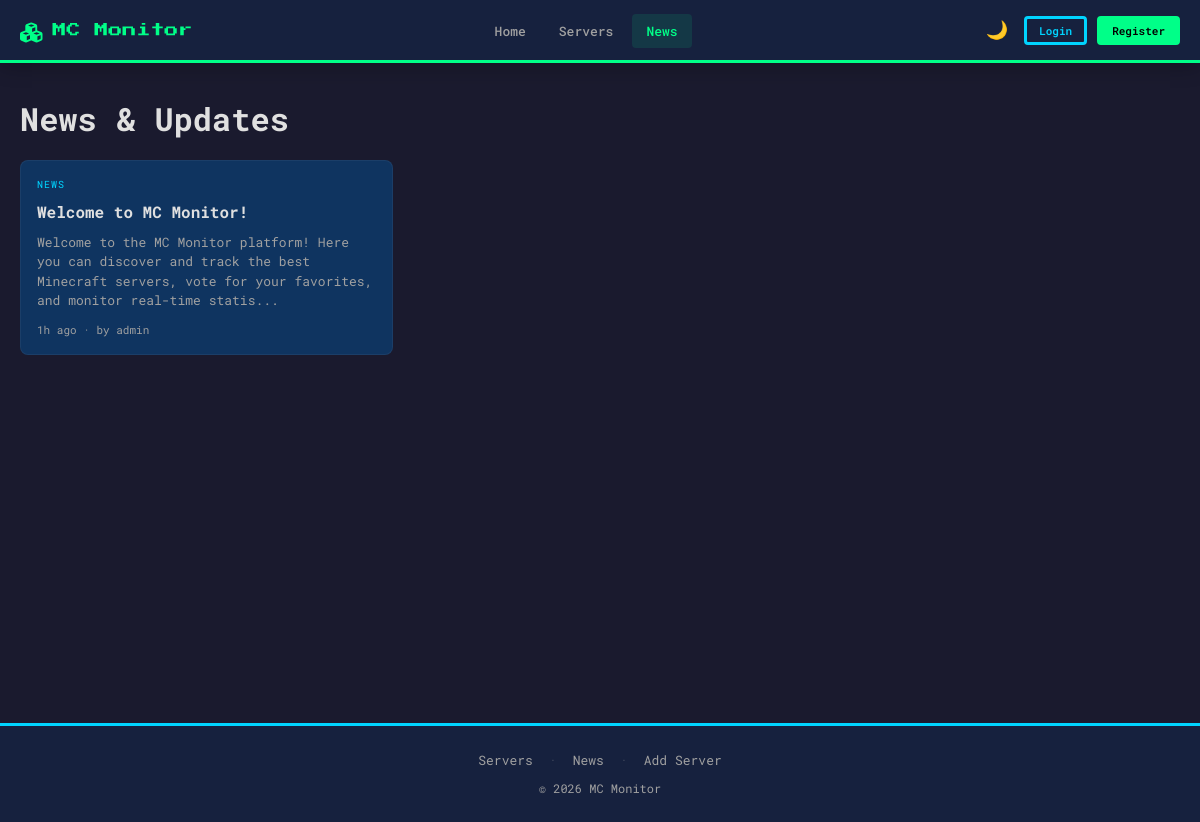
The page /posts on the database its author committed.
### tables this page shows
CREATE TABLE IF NOT EXISTS `posts` (
    `id` INT PRIMARY KEY AUTO_INCREMENT,
    `author_id` INT NOT NULL,
    `title` VARCHAR(255) NOT NULL,
    `slug` VARCHAR(255) UNIQUE NOT NULL,
    `content` TEXT NOT NULL,
    `cover_image` VARCHAR(255),
    `category` ENUM('news','guide','update') DEFAULT 'news',
    `is_published` TINYINT(1) DEFAULT 0,
    `published_at` TIMESTAMP NULL,
    `created_at` TIMESTAMP DEFAULT CURRENT_TIMESTAMP,
    FOREIGN KEY (`author_id`) REFERENCES `users`(`id`)
);

CREATE TABLE IF NOT EXISTS `users` (
    `id` INT PRIMARY KEY AUTO_INCREMENT,
    `username` VARCHAR(32) UNIQUE NOT NULL,
    `email` VARCHAR(255) UNIQUE NOT NULL,
    `password_hash` VARCHAR(255) NOT NULL,
    `role` ENUM('user','admin') DEFAULT 'user',
    `is_active` TINYINT(1) DEFAULT 1,
    `created_at` TIMESTAMP DEFAULT CURRENT_TIMESTAMP,
    `updated_at` TIMESTAMP NULL ON UPDATE CURRENT_TIMESTAMP
);

### app/Core/Controller.php (called while the page is built, shortened)
<?php
abstract class Controller
{
    protected function view(string $template, array $data = [], int $status = 200): Response
    {
        $content = $this->render($template, $data);
        return (new Response())->html($content, $status);
    }
    protected function render(string $template, array $data = []): string
    {
        $viewDir = dirname(__DIR__) . '/Views';
        $file = $viewDir . '/' . str_replace('.', '/', $template) . '.php';
        extract($data);
        require $file;
        $content = ob_get_clean();
        if (isset($layout)) {
            $layoutFile = $viewDir . '/layouts/' . $layout . '.php';
            if (file_exists($layoutFile)) {
                $content = ob_get_clean();
            }
        }
        return $content;
    }
}

### app/Controllers/PostController.php (called while the page is built, shortened)
<?php
class PostController extends Controller
{
    public function index(Request $request): Response
    {
        $page = max(1, (int) $request->query('page', 1));
        $result = Post::getPublished($page, 10);
        return $this->view('posts.index', [
            'posts' => $result['data'],
            'meta' => $result['meta'],
        ]);
    }
}

### app/Core/Router.php (called while the page is built, shortened)
<?php
class Router
{
    private array $routes = [];
    private array $groupMiddleware = [];
    private string $groupPrefix = '';
    public function group(string $prefix, callable $callback, array $middleware = []): void
    {
        $prevPrefix = $this->groupPrefix;
        $prevMiddleware = $this->groupMiddleware;
        $this->groupPrefix = $prevPrefix . $prefix;
        $this->groupMiddleware = array_merge($prevMiddleware, $middleware);
        $this->groupPrefix = $prevPrefix;
        $this->groupMiddleware = $prevMiddleware;
    }
    private function addRoute(string $method, string $path, array|string $handler, array $middleware): void
    {
        $fullPath = $this->groupPrefix . $path;
        $allMiddleware = array_merge($this->groupMiddleware, $middleware);
        $this->routes[] = [
            'method' => $method,
            'path' => $fullPath,
            'handler' => $handler,
            'middleware' => $allMiddleware,
            'pattern' => $this->pathToPattern($fullPath),
        ];
    }
    private function pathToPattern(string $path): string
    {
        $pattern = preg_replace('/\{([a-zA-Z_]+)\}/', '(?P<$1>[^/]+)', $path);
        return '#^' . $pattern . '$#';
    }
    public function resolve(Request $request): Response
    {
        $path = $request->path();
        foreach ($this->routes as $route) {
            if (preg_match($route['pattern'], $path, $matches)) {
                $params = array_filter($matches, fn($key) => !is_int($key), ARRAY_FILTER_USE_KEY);
                $request->setParams($params);
                $handler = function (Request $req) use ($route) {
                    return $this->callHandler($route['handler'], $req);
                };
                $pipeline = $handler;
                return $pipeline($request);
            }
        }
        $response = new Response();
        return $response->html($this->render404(), 404);
    }
    private function callHandler(array|string $handler, Request $request): Response
    {
        if (is_array($handler)) {
            [$class, $method] = $handler;
            $controller = new $class();
            return $controller->$method($request);
        }
        return $handler($request);
    }
}

### app/Core/App.php (called while the page is built, shortened)
<?php
class App
{
    private Router $router;
    private Request $request;
    public function __construct()
    {
        $this->request = new Request();
        $this->router = new Router();
    }
    public function run(): void
    {
        try {
            $response = $this->router->resolve($this->request);
        } catch (\Throwable $e) {
            $this->handleException($e);
        }
    }
}

### public/index.php (called while the page is built, shortened)
<?php
$app = new App();
$app->run();

### app/Core/Database.php (called while the page is built, shortened)
<?php
class Database
{
    private static ?PDO $instance = null;
    public static function getInstance(): PDO
    {
        if (self::$instance === null) {
            $config = require dirname(__DIR__, 2) . '/config/database.php';
            $dsn = sprintf(
                'mysql:host=%s;port=%d;dbname=%s;charset=%s',
                $config['host'],
                $config['port'],
                $config['name'],
                $config['charset']
            );
            try {
                self::$instance = new PDO($dsn, $config['user'], $config['pass'], $config['options']);
            } catch (PDOException $e) {
                throw new PDOException('Database connection failed: ' . $e->getMessage());
            }
        }
        return self::$instance;
    }
}

### app/Core/Model.php (called while the page is built, shortened)
<?php
abstract class Model
{
    protected static function db(): PDO
    {
        return Database::getInstance();
    }
}

### app/Models/Post.php (called while the page is built, shortened)
<?php
class Post extends Model
{
    public static function getPublished(int $page = 1, int $perPage = 10): array
    {
        $offset = ($page - 1) * $perPage;
        $stmt = static::db()->prepare("SELECT COUNT(*) FROM posts WHERE is_published = 1");
        $stmt->execute();
        $total = (int) $stmt->fetchColumn();
        $stmt = static::db()->prepare(
            "SELECT p.*, u.username as author_name
             FROM posts p
             JOIN users u ON p.author_id = u.id
             WHERE p.is_published = 1
             ORDER BY p.published_at DESC
             LIMIT ? OFFSET ?"
        );
        $stmt->execute([$perPage, $offset]);
        return [
            'data' => $stmt->fetchAll(),
            'meta' => ['page' => $page, 'per_page' => $perPage, 'total' => $total, 'total_pages' => (int) ceil($total / $perPage)],
        ];
    }
}

### app/Core/Request.php (called while the page is built, shortened)
<?php
class Request
{
    private array $query;
    public function __construct()
    {
        $this->query = $_GET;
    }
    public function query(?string $key = null, mixed $default = null): mixed
    {
        return $this->query[$key] ?? $default;
    }
}

### app/Core/Env.php (called while the page is built, shortened)
<?php
class Env
{
    private static array $vars = [];
    public static function get(string $key, mixed $default = null): mixed
    {
        return self::$vars[$key] ?? $_ENV[$key] ?? $default;
    }
}

### app/helpers.php (called while the page is built, shortened)
<?php
function env(string $key, mixed $default = null): mixed
{
    return Env::get($key, $default);
}
function e(string $value): string
{
    return htmlspecialchars($value, ENT_QUOTES | ENT_SUBSTITUTE, 'UTF-8');
}
function time_ago(string $datetime): string
{
    $time = strtotime($datetime);
    $diff = time() - $time;
    if ($diff < 86400) return floor($diff / 3600) . 'h ago';
    return date('M j, Y', $time);
}

### config/database.php (called while the page is built)
<?php
return [
    'host' => env('DB_HOST', 'MySQL-8.4'),
    'port' => env('DB_PORT', 3306),
    'name' => env('DB_NAME', 'monitoring'),
    'user' => env('DB_USER', 'root'),
    'pass' => env('DB_PASS', ''),
    'charset' => 'utf8mb4',
    'options' => [
        PDO::ATTR_ERRMODE => PDO::ERRMODE_EXCEPTION,
        PDO::ATTR_DEFAULT_FETCH_MODE => PDO::FETCH_ASSOC,
        PDO::ATTR_EMULATE_PREPARES => false,
    ],
];

### app/Views/posts/index.php (the view, shortened to what this page needs)
<div class="container">
    <h1 class="page-title mb-2">News & Updates</h1>
    <?php if (empty($posts)): ?>
        <div class="card text-center" style="padding:40px;">
            <p class="text-muted">No posts yet. Stay tuned!</p>
        </div>
    <?php else: ?>
        <div class="posts-grid">
            <?php foreach ($posts as $post): ?>
                <div class="post-card">
                    <div class="post-body">
                        <div class="post-category"><?= e($post['category']) ?></div>
                        <h3><a href="/post/<?= $post['id'] ?>"><?= e($post['title']) ?></a></h3>
                        <p class="post-excerpt"><?= e(mb_substr(strip_tags($post['content']), 0, 150)) ?>...</p>
                        <div class="post-date">
                            <?= time_ago($post['published_at'] ?? $post['created_at']) ?>
                            · by <?= e($post['author_name'] ?? 'Admin') ?>
                        </div>
                    </div>
                </div>
            <?php endforeach; ?>
        </div>
    <?php endif; ?>
</div>

### public/css/style.css (style rules this page uses)
:root { --bg-primary: #1a1a2e; --bg-secondary: #16213e; --bg-card: #0f3460; --bg-input: #0d1b36; --text-primary: #e0e0e0; --text-secondary: #a0a0a0; --accent-green: #00ff88; --accent-blue: #00d4ff; --accent-red: #ff4444; --accent-gold: #ffd700; --accent-purple: #b44aff; --glow-green: 0 0 10px rgba(0, 255, 136, 0.3); --glow-blue: 0 0 10px rgba(0, 212, 255, 0.3); --glow-red: 0 0 10px rgba(255, 68, 68, 0.3); --glow-gold: 0 0 10px rgba(255, 215, 0, 0.3); --pixel-border: 3px solid; --font-pixel: "Press Start 2P", monospace; --font-body: "Roboto Mono", monospace; --radius: 4px; --transition: all 0.2s ease; }
*, *::before, *::after { box-sizing: border-box; margin: 0; padding: 0; }
html { font-size: 16px; scroll-behavior: smooth; }
body { font-family: var(--font-body); background: var(--bg-primary); color: var(--text-primary); line-height: 1.6; min-height: 100vh; }
a { color: var(--accent-blue); text-decoration: none; transition: var(--transition); }
.container { max-width: 1200px; margin: 0 auto; padding: 0 20px; }
.post-card { background: var(--bg-card); border: 1px solid rgba(255, 255, 255, 0.05); border-radius: 8px; overflow: hidden; transition: var(--transition); }
.post-card .post-body { padding: 16px; }
.post-card .post-category { font-size: 10px; text-transform: uppercase; color: var(--accent-blue); letter-spacing: 1px; margin-bottom: 6px; }
.post-card h3 { font-size: 16px; margin-bottom: 8px; }
.post-card h3 a { color: var(--text-primary); }
.post-card .post-excerpt { font-size: 13px; color: var(--text-secondary); line-height: 1.5; }
.post-card .post-date { font-size: 11px; color: var(--text-secondary); margin-top: 10px; }
.posts-grid { display: grid; grid-template-columns: repeat(auto-fill, minmax(300px, 1fr)); gap: 20px; }
.mb-2 { margin-bottom: 16px; }

### rows shown on the page
posts: category "NEWS", title "Welcome to MC Monitor!", content "Welcome to the MC Monitor platform! Here you can discover and track the best Minecraft servers, vote for your favorites, and monitor real-time statis", published_at "1h ago", author.username "admin"
